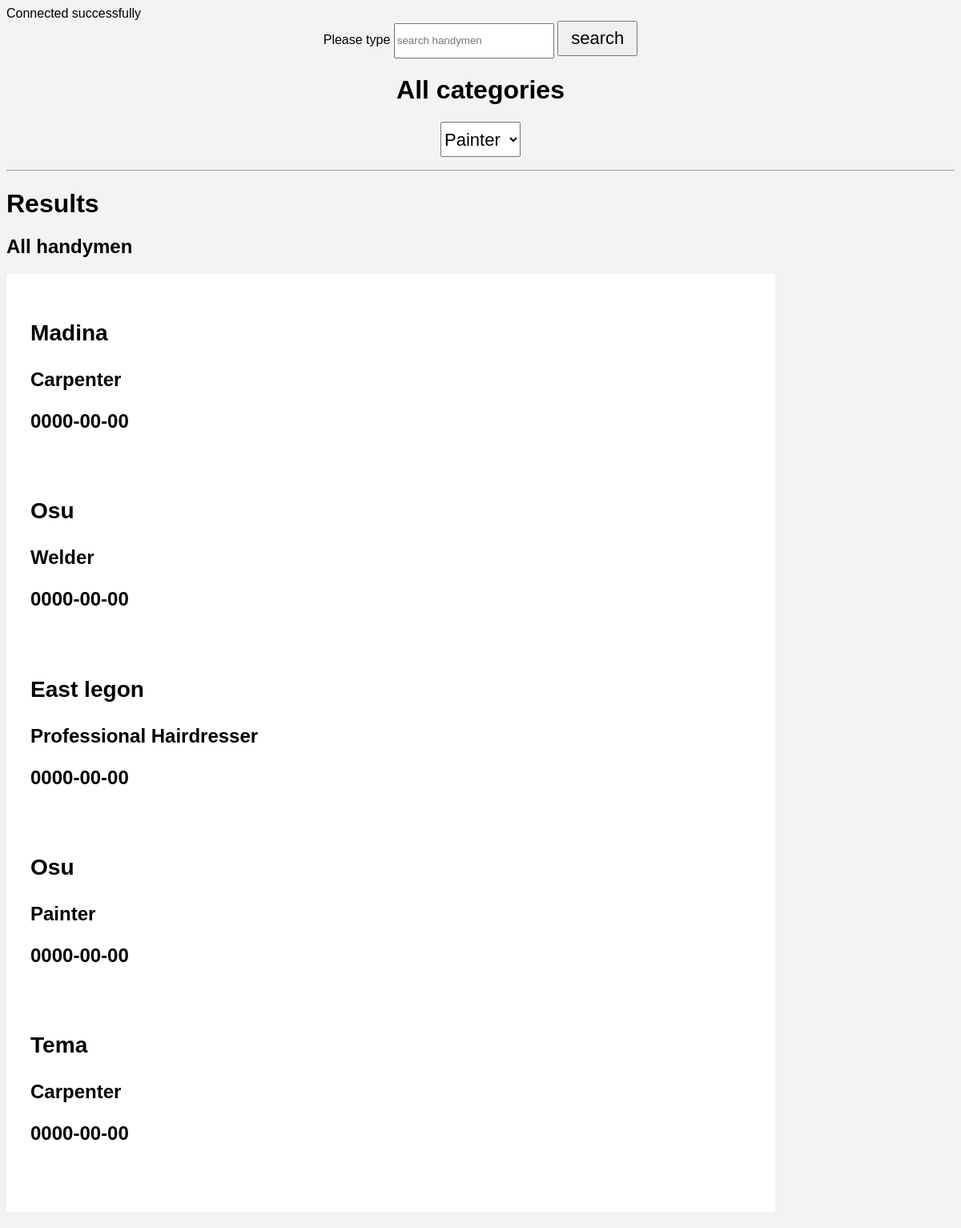
The page / on the database its author committed.
### tables this page shows
CREATE TABLE `location` (
  `Id` int(11) NOT NULL,
  `Location` varchar(32) NOT NULL,
  `Profession` varchar(32) NOT NULL,
  `Artwork` varchar(32) NOT NULL,
  `Date` date NOT NULL,
  `Name` varchar(256) NOT NULL
);

### index.php (the view, shortened to what this page needs)
<?php
 include 'header.php';
?>
<form action="search.php" method="POST">
<center>
	Please type <input type="text" name="search" placeholder="search handymen">
	<button type="submit" name ="submit-search">search</button>
<h1>All categories<h1><select>
             <option value="0"  name="select" selected>Painter</option>
             </select><br><hr>
</center>
</form>
<h1>Results</h1>
<h2>All handymen<h2>
<div class="handymen_container">
	<?php
	$sql = "SELECT * FROM location";
	$Result = mysqli_query($conn , $sql);
	$queryResult = mysqli_num_rows($Result);
	if($queryResult >0){
		while ($row = mysqli_fetch_assoc($Result)){
             echo"<div class = 'handybox'>
              <h3>".$row ['Location']."</h3>
              <p>".$row ['Profession']."</p>
              <p>".$row ['Date']."</p>
             </div>";
		}
	}
	?>
</div>
</html>

### header.php (shortened to what this page needs)
<!doctype>
<html>
 <head>
 	<link rel="stylesheet" type="text/css" href="styles.css">
 </head>
<body>
</body>

### styles.css (style rules this page uses)
body { background-color: #f3f3f3; font-family: arial; }
.handymen_container { width: 900; background-color: #fff; padding: 30px; }
.handybox { padding-bottom:30px; width: 100%; }
button { width:100px; height: 44px; font-size: 22px; }
select { width:100px; height: 44px; font-size: 22px; }
input { width:200px; height: 44px; }

### rows shown on the page
location: Location "Madina", Profession "Carpenter", Date "0000-00-00"
location: Location "Osu", Profession "Welder", Date "0000-00-00"
location: Location "East legon", Profession "Professional Hairdresser", Date "0000-00-00"
location: Location "Osu", Profession "Painter", Date "0000-00-00"
location: Location "Tema", Profession "Carpenter", Date "0000-00-00"
